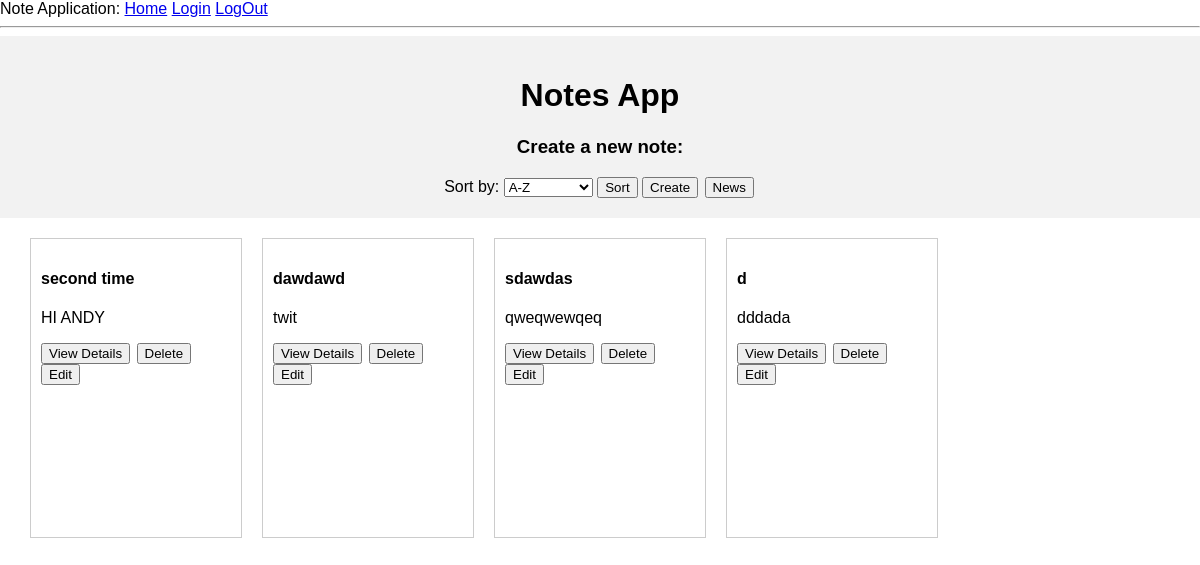
The page /index on the database as committed earlier.
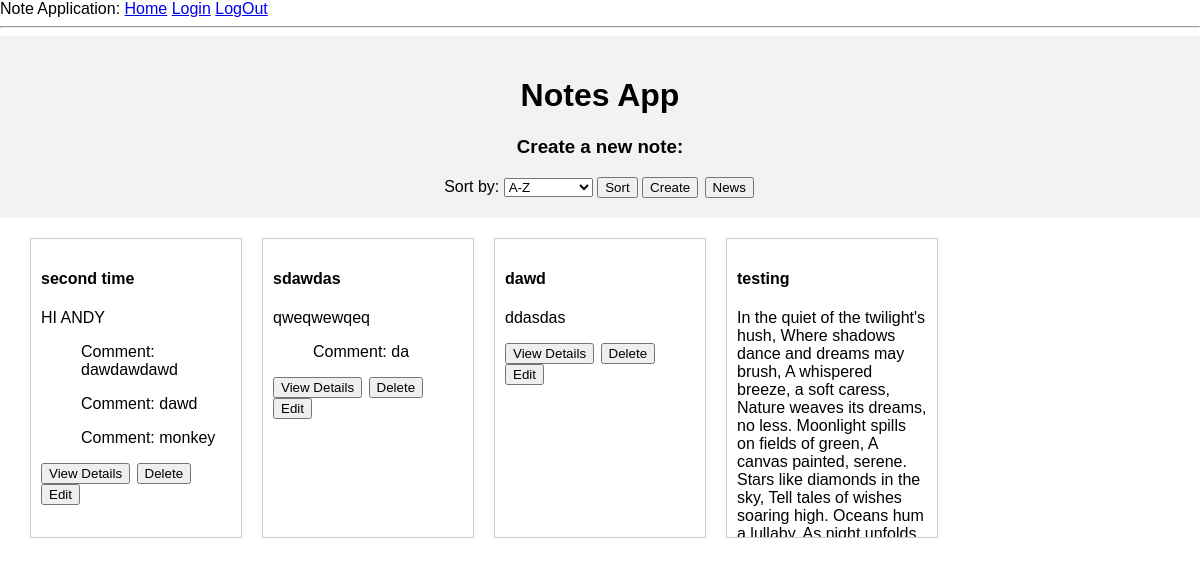
The same page on the database as committed later.
### app/models.py (models this page shows, shortened)
class Note(db.Model):
   id = db.Column(db.Integer, primary_key=True)
   title = db.Column(db.String(120), nullable=False)
   content = db.Column(db.String(255), nullable=False)
   comments = db.relationship('Comment', backref='note', lazy='dynamic')

class Comment(db.Model):
   id = db.Column(db.Integer, primary_key=True)
   text = db.Column(db.String(255), nullable=False)
   timestamp = db.Column(db.DateTime, default=datetime.utcnow)
   note_id = db.Column(db.Integer, db.ForeignKey('note.id'))

### app/routes.py (the view)
@app.route('/index')
def index():
   db.create_all()
   notes = Note.query.all()
   load_notes()
   return render_template('index.html',notes=notes)

### app/routes.py (called while the page is built)
def load_notes():
   global notes
   try:
       with open('notes.json', 'r') as file:
           notes = json.load(file)
   except (FileNotFoundError, json.JSONDecodeError):
       notes = []
   return notes

### app/templates/index.html (shortened to what this page needs)
{% extends "base.html" %}
{% block content %}
<!DOCTYPE html>
<html lang="en">
<head>
</head>
<body>
   <div class="header">
       <h1>Notes App</h1>
       <h3>Create a new note:</h3>
       <form method="post" style="display: inline;">
           <label for="sort_option">Sort by:</label>
           <select id="sort_option" name="sort_option">
               <option value="title">A-Z</option>
           </select>
           <button type="submit" name="sort_button">Sort</button>
       </form>
       <a href="{{ url_for('create_note') }}" class="login-link button-form">
           <button type="submit">Create</button>
       </a>
       <a href="{{ url_for('news') }}" class="login-link button-form">
           <button type="submit">News</button>
       </a>
   </div>
   <div class="note-container">
       {% for note in notes %}
           <div class="note">
               <h4>{{ note.title }}</h4>
               <p>{{ note.content }}</p>
               <ul>
                    {% for comment in note.comments %}
                        <p> Comment: {{ comment.text }}</p>
                    {% endfor %}
                </ul>
               <a href="{{ url_for('show_detail', note_id=note.id) }}" class="button-form">
                   <button type="submit">View Details</button>
               </a>
               <form action="/delete_note/{{ note.id }}" method="post" class="button-form">
                   <button type="submit">Delete</button>
               </form>
               <form action="/edit_note/{{ note.id }}" method="post" class="button-form">
                   <button type="submit">Edit</button>
               </form>
           </div>
       {% endfor %}
   </div>
</body>
</html>
{% endblock %}

### app/templates/base.html (shortened to what this page needs)
<!doctype html>
<html>
        <head>
        <head>
        <body>
           <div>
            Note Application:
            <a href="/">Home</a>
            <a href="/login">Login</a>
            <a href="/logout">LogOut</a>
        </div>
        <hr>
        {% block content %}{% endblock %}
    </body>
</html>

### app/templates/index.html (style rules this page uses)
body { margin: 0; padding: 0; font-family: Arial, sans-serif; }
.header { background-color: #f2f2f2; padding: 20px; text-align: center; }
.note-container { display: flex; flex-wrap: wrap; justify-content: flex-start; max-width: 1600px; margin: 0 auto; padding: 20px; box-sizing: border-box; }
.button-form { display: inline-block; margin-right: 2px; }
.note { width: calc(20% - 20px); height: 300px; border: 1px solid #ccc; margin: 0 10px 30px 10px; padding: 10px; overflow: auto; box-sizing: border-box; }

Rows that differ between the two databases and show on the page:
removed Note: title "dawdawd", content "twit"
added Comment: text "dawdawdawd", shown under Note "second time"
added Comment: text "dawd", shown under Note "second time"
added Comment: text "monkey", shown under Note "second time"
added Comment: text "da", shown under Note "sdawdas"
changed Note: title "d" → "dawd"; content "dddada" → "ddasdas"
added Note: title "testing", content "In the quiet of the twilight's hush, Where shadows dance and dreams may brush, A whispered breeze, a soft caress, Nature weaves its dreams, no less. Moonlight spills on fields of green, A canvas painted, serene. Stars like diamonds in the sky, Tell tales of wishes soaring high. Oceans hum…"
